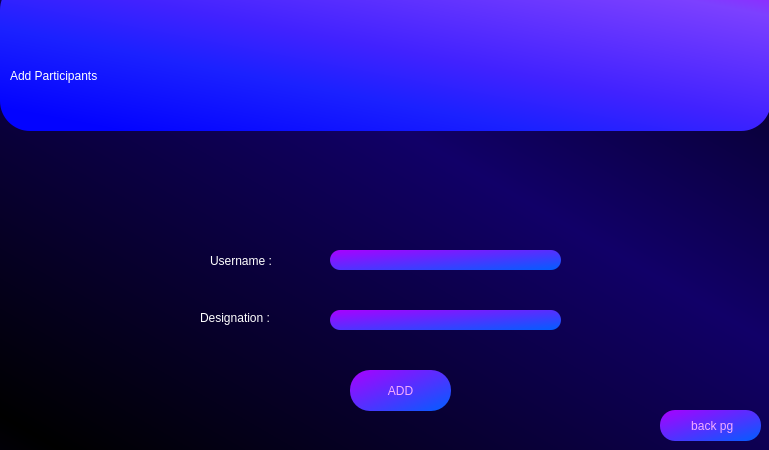
<?xml version="1.0" encoding="UTF-8"?>
<ui version="4.0">
 <class>Dialog</class>
 <widget class="QDialog" name="Dialog">
  <property name="geometry">
   <rect>
    <x>0</x>
    <y>0</y>
    <width>769</width>
    <height>450</height>
   </rect>
  </property>
  <property name="minimumSize">
   <size>
    <width>769</width>
    <height>450</height>
   </size>
  </property>
  <property name="maximumSize">
   <size>
    <width>769</width>
    <height>450</height>
   </size>
  </property>
  <property name="windowTitle">
   <string>Dialog</string>
  </property>
  <property name="styleSheet">
   <string notr="true">QDialog#Dialog{
background-color: qlineargradient(spread:reflect, x1:0.0454545, y1:0.966, x2:0.619, y2:0.386, stop:0 rgba(0, 0, 0, 255), stop:1 rgba(17, 0, 104, 255));
}</string>
  </property>
  <widget class="QLabel" name="label">
   <property name="geometry">
    <rect>
     <x>0</x>
     <y>-20</y>
     <width>771</width>
     <height>151</height>
    </rect>
   </property>
   <property name="styleSheet">
    <string notr="true">background-color: qlineargradient(spread:pad, x1:0.091, y1:0.931955, x2:1, y2:0, stop:0 rgba(3, 3, 255, 255), stop:0.289773 rgba(27, 33, 255, 255), stop:0.482955 rgba(65, 34, 255, 255), stop:0.869318 rgba(124, 64, 255, 255), stop:1 rgba(159, 25, 255, 255));
font: 240pt &quot;Terminal&quot;;
border-radius : 30px</string>
   </property>
   <property name="text">
    <string/>
   </property>
  </widget>
  <widget class="QLabel" name="label_2">
   <property name="geometry">
    <rect>
     <x>10</x>
     <y>30</y>
     <width>671</width>
     <height>91</height>
    </rect>
   </property>
   <property name="styleSheet">
    <string notr="true">font: 75 65pt &quot;Arial&quot;;
color: rgb(255, 255, 255);</string>
   </property>
   <property name="text">
    <string>Add Participants</string>
   </property>
  </widget>
  <widget class="QLabel" name="label_3">
   <property name="geometry">
    <rect>
     <x>210</x>
     <y>240</y>
     <width>161</width>
     <height>41</height>
    </rect>
   </property>
   <property name="styleSheet">
    <string notr="true">font: 75 14pt &quot;Arial&quot;;
color: rgb(255, 255, 255);</string>
   </property>
   <property name="text">
    <string>Username :</string>
   </property>
  </widget>
  <widget class="QLabel" name="label_4">
   <property name="geometry">
    <rect>
     <x>200</x>
     <y>310</y>
     <width>171</width>
     <height>16</height>
    </rect>
   </property>
   <property name="styleSheet">
    <string notr="true">font: 75 14pt &quot;Arial&quot;;
color: rgb(255, 255, 255);</string>
   </property>
   <property name="text">
    <string>Designation :</string>
   </property>
  </widget>
  <widget class="QLineEdit" name="add_part_username">
   <property name="geometry">
    <rect>
     <x>330</x>
     <y>250</y>
     <width>231</width>
     <height>20</height>
    </rect>
   </property>
   <property name="styleSheet">
    <string notr="true">border-radius : 10px;
color: rgb(246, 172, 255);
font: 12pt &quot;Arial&quot;;;
background-color: qlineargradient(spread:pad, x1:0.994, y1:1, x2:0, y2:0, stop:0.0227273 rgba(5, 92, 255, 255), stop:1 rgba(170, 0, 255, 255));</string>
   </property>
  </widget>
  <widget class="QLineEdit" name="add_part_desig">
   <property name="geometry">
    <rect>
     <x>330</x>
     <y>310</y>
     <width>231</width>
     <height>20</height>
    </rect>
   </property>
   <property name="styleSheet">
    <string notr="true">border-radius : 10px;
color: rgb(246, 172, 255);
font: 12pt &quot;Arial&quot;;;
background-color: qlineargradient(spread:pad, x1:0.994, y1:1, x2:0, y2:0, stop:0.0227273 rgba(5, 92, 255, 255), stop:1 rgba(170, 0, 255, 255));</string>
   </property>
  </widget>
  <widget class="QPushButton" name="add_execute">
   <property name="geometry">
    <rect>
     <x>350</x>
     <y>370</y>
     <width>101</width>
     <height>41</height>
    </rect>
   </property>
   <property name="styleSheet">
    <string notr="true">color: rgb(246, 172, 255);
font: 14pt &quot;Arial&quot;;
background-color: qlineargradient(spread:pad, x1:0.994, y1:1, x2:0, y2:0, stop:0.0227273 rgba(5, 92, 255, 255), stop:1 rgba(170, 0, 255, 255));
border-radius : 20px;
</string>
   </property>
   <property name="text">
    <string>ADD</string>
   </property>
  </widget>
  <widget class="QPushButton" name="prev_pg_execute">
   <property name="geometry">
    <rect>
     <x>660</x>
     <y>410</y>
     <width>101</width>
     <height>31</height>
    </rect>
   </property>
   <property name="styleSheet">
    <string notr="true">color: rgb(246, 172, 255);
font: 12pt &quot;Arial&quot;;
background-color: qlineargradient(spread:pad, x1:0.994, y1:1, x2:0, y2:0, stop:0.0227273 rgba(5, 92, 255, 255), stop:1 rgba(170, 0, 255, 255));
border-radius : 15px;
</string>
   </property>
   <property name="text">
    <string> back pg</string>
   </property>
  </widget>
 </widget>
 <resources/>
 <connections/>
</ui>
